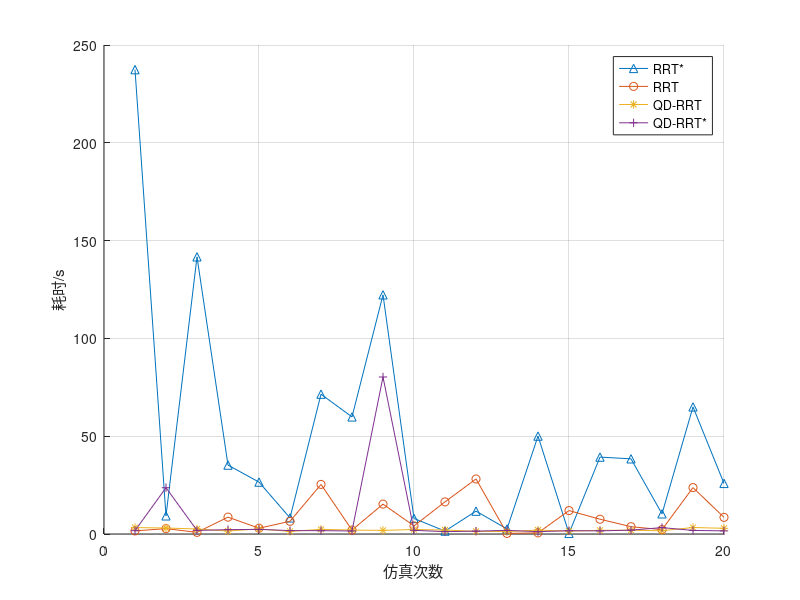
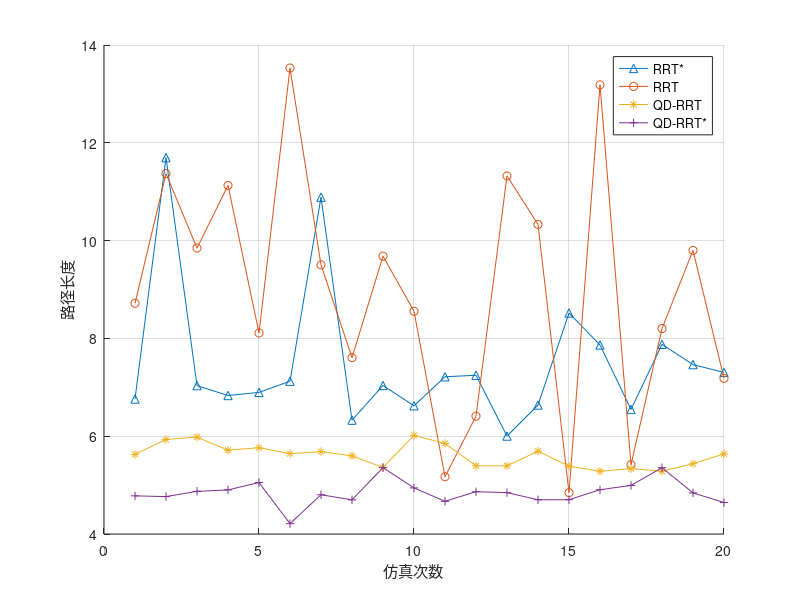

Here is the MATLAB script that generated these plots, in order:
%% effect compare for rrt, qd-rrt,rrt*,qd-rrt*
clear all;
close all;
load('qdrrt_.mat')
load('rrt_bak.mat')
load('rrt.mat')
load('qdrrt.mat')

%% time cmp
figure
hold on
grid on
plot(rrt_(1,:),'^-')
plot(rrt(1,:),'o-')
plot(qdrrt(1,:),'*-')
plot(qdrrt_(1,:),'+-')
legend('RRT*','RRT','QD-RRT','QD-RRT*')
xlabel('仿真次数')
ylabel('耗时/s')

%% path length cmp
figure
hold on
grid on
plot(rrt(2,:),'^-')
plot(rrt_(2,:),'o-')
plot(qdrrt(2,:),'*-')
plot(qdrrt_(2,:),'+-')
legend('RRT*','RRT','QD-RRT','QD-RRT*')
xlabel('仿真次数')
ylabel('路径长度')